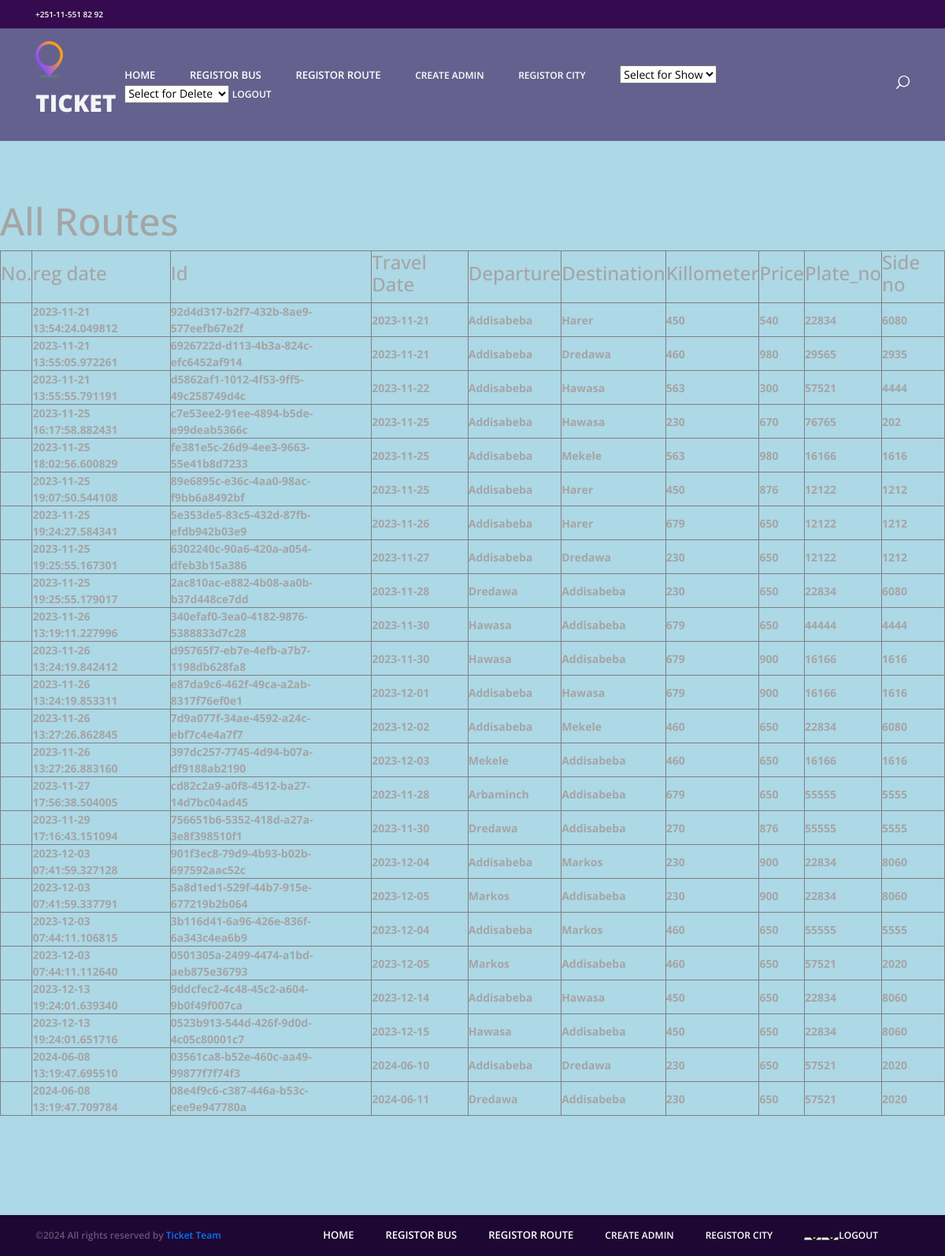
/routes, run on the app's committed database.
### models/route.py (models this page shows, shortened)
class Route(BaseModel, Base):
    __tablename__ = 'routes'
    date = Column(String(30), nullable = False)
    depcity = Column(String(20), nullable = False)
    descity = Column(String(20), nullable = False)
    kilometer = Column(String(10),nullable = False)
    price = Column(Integer, nullable = False)
    side_no = Column(Integer, nullable = False)
    plate_no = Column(Integer, nullable = False)
    """
    bus_id = Column(String(60), ForeignKey('buses.id'),nullable = False)
    """

### front_end/views.py (the view)
@views.route('/routes')
def routes():
    conn = sqlite3.connect('database.db')
    cursor = conn.cursor()
    cursor.execute('SELECT * FROM routes')
    routes  = cursor.fetchall()
    conn.close()
    if routes:
        return render_template('routes.html', routes=routes)
    else:
        return render_template('error.html', error="There is No routes")

### engine/db_storage.py (called while the page is built)
    def close(self):
        self.__session.close()

### front_end/templates/routes.html (shortened to what this page needs)
<!DOCTYPE html>
<html lang="en">
<head>
<link rel="stylesheet" type="text/css" href="../static/styles/bootstrap4/bootstrap.min.css">
<link href="../static/plugins/font-awesome-4.7.0/css/font-awesome.min.css" rel="stylesheet" type="text/css">
<link rel="stylesheet" type="text/css" href="../static/plugins/OwlCarousel2-2.2.1/owl.carousel.css">
<link rel="stylesheet" type="text/css" href="../static/plugins/OwlCarousel2-2.2.1/owl.theme.default.css">
<link rel="stylesheet" type="text/css" href="../static/plugins/OwlCarousel2-2.2.1/animate.css">
<link rel="stylesheet" type="text/css" href="../static/styles/main_styles.css">
<link rel="stylesheet" type="text/css" href="../static/styles/responsive.css">
</head>
<body style="background-color: lightblue;">
<div class="super_container">
<header class="header">
		<div class="top_bar">
			<div class="container">
				<div class="row">
					<div class="col d-flex flex-row">
						<div class="phone">+251-11-551 82 92</div>
						<div class="social">
							<ul class="social_list">
								<li class="social_list_item"><a href="#"><i class="fa fa-pinterest" aria-hidden="true"></i></a></li>
								<li class="social_list_item"><a href="#"><i class="fa fa-facebook" aria-hidden="true"></i></a></li>
								<li class="social_list_item"><a href="#"><i class="fa fa-twitter" aria-hidden="true"></i></a></li>
								<li class="social_list_item"><a href="#"><i class="fa fa-dribbble" aria-hidden="true"></i></a></li>
								<li class="social_list_item"><a href="#"><i class="fa fa-behance" aria-hidden="true"></i></a></li>
								<li class="social_list_item"><a href="#"><i class="fa fa-linkedin" aria-hidden="true"></i></a></li>
							</ul>
						</div>
					</div>
				</div>
			</div>
		</div>
		<nav class="main_nav">
		<div class="container">
		<div class="row">
		<div class="col main_nav_col d-flex flex-row align-items-center justify-content-start">
		<div class="logo_container">
		<div class="logo"><a href="#"><img src="../static/images/logo.png" alt="">ticket</a></div>
		</div>
			   <div class="main_nav_container ml-auto">
			   <ul class="main_nav_list">
			   <li class="main_nav_item"><a href="home">home</a></li>
                           <li class="main_nav_item"><a href="businsert">Registor Bus</a></li>
                           <li class="main_nav_item"><a href="route">Registor Route</a></li>
			   <li class="footer_nav_item"><a href="admin" style="color:white;">Create Admin</a></li>
			   <li class="footer_nav_item"><a href="city" style="color:white;">Registor City</a></li>
			   <select onchange="location.href = this.value;">
			   <option value="admindelete">Select for Show</option>
			   </select>
			   <select onchange="location.href = this.value;">
			   <option value="admindelete">Select for Delete</option>
			   </select>
                           <li class="footer_nav_item"><a href="logout" style="color:white;">Logout</a></li>
						</ul>
						</div>
						<div class="content_search ml-lg-0 ml-auto">
						</div>
					</div>
				</div>
			</div>
		</nav>
	</header>
<h1>All Routes</h1>
    <table border = "1">
    <thead>
  <tr>
    <th><b><h3>No.</h3></b></th>
    <th><b><h3>reg date</h3></b></th>
    <th><b><h3>Id</h3></b></th>
    <th><b><h3>Travel Date</h3></b></th>
    <th><b><h3>Departure</h3></b></th>
    <th><b><h3>Destination</h3></b></th>
    <th><b><h3>Killometer</h3></b></th>
    <th><b><h3>Price</h3></b></th>
    <th><b><h3>Plate_no</h3></b></th>
    <th><b><h3>Side no</h3></b></th>
	</tr>
    </thead>
    <tbody>
	{% for route in routes %}
      <tr>
      <td>
	<ol start = "1">
		<li><th> {{route[8]}}</th> <th>{{route[7]}}</th>  <th> {{route[0]}}</th> <th>{{route[1]}}</th> <th>{{route[2]}}</th> <th>{{route[3]}}</th> <th> {{route[4]}}</th> <th> {{route[6]}}</th> <th> {{route[5]}}</th></li></ol></td></tr>	 {% endfor %}    </tbody>
    </table>
  <div class="copyright">
		<div class="container">
			<div class="row">
				<div class="col-lg-3 order-lg-1 order-2  ">
					<div class="copyright_content d-flex flex-row align-items-center">
						<div>
&copy;<script>document.write(new Date().getFullYear());</script> All rights reserved by <a href="#">Ticket Team</a>
</div>
					</div>
				</div>
				<div class="col-lg-9 order-lg-2 order-1">
					<div class="footer_nav_container d-flex flex-row align-items-center justify-content-lg-end">
						<div class="footer_nav">
							<ul class="footer_nav_list">
							<li class="main_nav_item"><a href="home">home</a></li>
                           <li class="main_nav_item"><a href="businsert">Registor Bus</a></li>
                           <li class="main_nav_item"><a href="route">Registor Route</a></li>
                           <li class="footer_nav_item"><a href="admin" style="color:white;">Create Admin</a></li>
                           <li class="footer_nav_item"><a href="city" style="color:white;">Registor City</a></li>
                           <select onchange="location.href = this.value;">
                           <option value="admindelete">Select for Show</option>
                           </select>
                           <select onchange="location.href = this.value;">
                           <option value="admindelete">Select for Delete</option>
                           </select>
                           <li class="footer_nav_item"><a href="logout" style="color:white;">Logout</a></li>
							</ul>
						</div>
					</div>
				</div>
			</div>
		</div>
	</div>
</div>
</body>
</html>

### front_end/static/styles/main_styles.css (style rules this page uses)
* { margin: 0; padding: 0; -webkit-font-smoothing: antialiased; -webkit-text-shadow: rgba(0,0,0,.01) 0 0 1px; text-shadow: rgba(0,0,0,.01) 0 0 1px; }
body { font-family: 'Open Sans', sans-serif; font-size: 14px; font-weight: 400; background: #FFFFFF; color: #a5a5a5; }
div { display: block; position: relative; -webkit-box-sizing: border-box; -moz-box-sizing: border-box; box-sizing: border-box; }
ul { list-style: none; margin-bottom: 0px; }
a, a:hover, a:visited, a:active, a:link { text-decoration: none; -webkit-font-smoothing: antialiased; -webkit-text-shadow: rgba(0,0,0,.01) 0 0 1px; text-shadow: rgba(0,0,0,.01) 0 0 1px; }
h1 { font-size: 48px; }
h3 { font-size: 24px; }
h1, h2, h3, h4, h5, h6 { font-family: 'Open Sans', sans-serif; -webkit-font-smoothing: antialiased; -webkit-text-shadow: rgba(0,0,0,.01) 0 0 1px; text-shadow: rgba(0,0,0,.01) 0 0 1px; }
.super_container { width: 100%; overflow: hidden; }
.header { position: fixed; width: 100%; background: rgba(54, 19, 84, 0.6); z-index: 12; }
.top_bar { width: 100%; height: 36px; background: #350a4e; -webkit-transition: all 400ms ease; -moz-transition: all 400ms ease; -ms-transition: all 400ms ease; -o-transition: all 400ms ease; transition: all 400ms ease; }
.phone { display: inline-block; margin-right: 36px; line-height: 36px; font-size: 10px; font-weight: 600; color: #FFFFFF; }
.social_list_item { position: relative; display: inline-block; margin-right: 3px; }
.social_list_item:last-child { margin-right: 0px; }
.social_list_item a { display: block; width: 100%; padding-left: 10px; padding-right: 10px; line-height: 36px; }
.social_list_item a i { font-size: 12px; color: #FFFFFF; -webkit-transition: all 200ms ease; -moz-transition: all 200ms ease; -ms-transition: all 200ms ease; -o-transition: all 200ms ease; transition: all 200ms ease; }
.main_nav_col { height: 143px; -webkit-transition: all 400ms ease; -moz-transition: all 400ms ease; -ms-transition: all 400ms ease; -o-transition: all 400ms ease; transition: all 400ms ease; }
.logo_container { -webkit-transform: translateY(-6px); -moz-transform: translateY(-6px); -ms-transform: translateY(-6px); -o-transform: translateY(-6px); transform: translateY(-6px); }
.logo a { font-family: 'Open Sans', sans-serif; font-size: 30px; color: #f4f4f8; font-weight: 800; text-transform: uppercase; }
.logo a img { display: inline-block; vertical-align: baseline; margin-right: 9px; -webkit-transform: translateY(2px); -moz-transform: translateY(2px); -ms-transform: translateY(2px); -o-transform: translateY(2px); transform: translateY(2px); }
.main_nav_container { margin-right: 221px; }
.main_nav_item { position: relative; display: inline-block; margin-right: 40px; }
.main_nav_item a { font-family: 'Open Sans', sans-serif; font-size: 13px; font-weight: 600; color: #FFFFFF; text-transform: uppercase; padding-bottom: 10px; padding-top: 10px; }
.main_nav_item::after { display: block; position: absolute; left: -1px; bottom: -11px; width: calc(100% + 2px); height: 2px; background: linear-gradient(to right, #fa9e1b, #8d4fff); content: ''; opacity: 0; -webkit-transition: all 200ms ease; -moz-transition: all 200ms ease; -ms-transition: all 200ms ease; -o-transition: all 200ms ease; transition: all 200ms ease; }
.content_search { -webkit-transform: translateY(-1px); -moz-transform: translateY(-1px); -ms-transform: translateY(-1px); -o-transform: translateY(-1px); transform: translateY(-1px); cursor: pointer; }
.copyright { background: #1f0733; }
.copyright_content { height: 52px; }
.copyright_content div { font-size: 12px; font-weight: 600; color: #685677; }
.footer_nav_container { height: 52px; }
.footer_nav_list { font-size: 0px; }
.footer_nav_item { display: inline-block; margin-right: 40px; }
.footer_nav_item a { font-size: 12px; font-weight: 600; color: #685677; text-transform: uppercase; line-height: 2; -webkit-transition: all 200ms ease; -moz-transition: all 200ms ease; -ms-transition: all 200ms ease; -o-transition: all 200ms ease; transition: all 200ms ease; }

### data on the page
Route: created_at "2023-11-21 13:54:24.049812", id "92d4d317-b2f7-432b-8ae9-577eefb67e2f", date "2023-11-21", depcity "Addisabeba", descity "Harer", kilometer "450", price "540", plate_no "22834", side_no "6080"
Route: created_at "2023-11-21 13:55:05.972261", id "6926722d-d113-4b3a-824c-efc6452af914", date "2023-11-21", depcity "Addisabeba", descity "Dredawa", kilometer "460", price "980", plate_no "29565", side_no "2935"
Route: created_at "2023-11-21 13:55:55.791191", id "d5862af1-1012-4f53-9ff5-49c258749d4c", date "2023-11-22", depcity "Addisabeba", descity "Hawasa", kilometer "563", price "300", plate_no "57521", side_no "4444"
Route: created_at "2023-11-25 16:17:58.882431", id "c7e53ee2-91ee-4894-b5de-e99deab5366c", date "2023-11-25", depcity "Addisabeba", descity "Hawasa", kilometer "230", price "670", plate_no "76765", side_no "202"
Route: created_at "2023-11-25 18:02:56.600829", id "fe381e5c-26d9-4ee3-9663-55e41b8d7233", date "2023-11-25", depcity "Addisabeba", descity "Mekele", kilometer "563", price "980", plate_no "16166", side_no "1616"
Route: created_at "2023-11-25 19:07:50.544108", id "89e6895c-e36c-4aa0-98ac-f9bb6a8492bf", date "2023-11-25", depcity "Addisabeba", descity "Harer", kilometer "450", price "876", plate_no "12122", side_no "1212"
Route: created_at "2023-11-25 19:24:27.584341", id "5e353de5-83c5-432d-87fb-efdb942b03e9", date "2023-11-26", depcity "Addisabeba", descity "Harer", kilometer "679", price "650", plate_no "12122", side_no "1212"
Route: created_at "2023-11-25 19:25:55.167301", id "6302240c-90a6-420a-a054-dfeb3b15a386", date "2023-11-27", depcity "Addisabeba", descity "Dredawa", kilometer "230", price "650", plate_no "12122", side_no "1212"
Route: created_at "2023-11-25 19:25:55.179017", id "2ac810ac-e882-4b08-aa0b-b37d448ce7dd", date "2023-11-28", depcity "Dredawa", descity "Addisabeba", kilometer "230", price "650", plate_no "22834", side_no "6080"
Route: created_at "2023-11-26 13:19:11.227996", id "340efaf0-3ea0-4182-9876-5388833d7c28", date "2023-11-30", depcity "Hawasa", descity "Addisabeba", kilometer "679", price "650", plate_no "44444", side_no "4444"
Route: created_at "2023-11-26 13:24:19.842412", id "d95765f7-eb7e-4efb-a7b7-1198db628fa8", date "2023-11-30", depcity "Hawasa", descity "Addisabeba", kilometer "679", price "900", plate_no "16166", side_no "1616"
Route: created_at "2023-11-26 13:24:19.853311", id "e87da9c6-462f-49ca-a2ab-8317f76ef0e1", date "2023-12-01", depcity "Addisabeba", descity "Hawasa", kilometer "679", price "900", plate_no "16166", side_no "1616"
Route: created_at "2023-11-26 13:27:26.862845", id "7d9a077f-34ae-4592-a24c-ebf7c4e4a7f7", date "2023-12-02", depcity "Addisabeba", descity "Mekele", kilometer "460", price "650", plate_no "22834", side_no "6080"
Route: created_at "2023-11-26 13:27:26.883160", id "397dc257-7745-4d94-b07a-df9188ab2190", date "2023-12-03", depcity "Mekele", descity "Addisabeba", kilometer "460", price "650", plate_no "16166", side_no "1616"
Route: created_at "2023-11-27 17:56:38.504005", id "cd82c2a9-a0f8-4512-ba27-14d7bc04ad45", date "2023-11-28", depcity "Arbaminch", descity "Addisabeba", kilometer "679", price "650", plate_no "55555", side_no "5555"
Route: created_at "2023-11-29 17:16:43.151094", id "756651b6-5352-418d-a27a-3e8f398510f1", date "2023-11-30", depcity "Dredawa", descity "Addisabeba", kilometer "270", price "876", plate_no "55555", side_no "5555"
Route: created_at "2023-12-03 07:41:59.327128", id "901f3ec8-79d9-4b93-b02b-697592aac52c", date "2023-12-04", depcity "Addisabeba", descity "Markos", kilometer "230", price "900", plate_no "22834", side_no "8060"
Route: created_at "2023-12-03 07:41:59.337791", id "5a8d1ed1-529f-44b7-915e-677219b2b064", date "2023-12-05", depcity "Markos", descity "Addisabeba", kilometer "230", price "900", plate_no "22834", side_no "8060"
Route: created_at "2023-12-03 07:44:11.106815", id "3b116d41-6a96-426e-836f-6a343c4ea6b9", date "2023-12-04", depcity "Addisabeba", descity "Markos", kilometer "460", price "650", plate_no "55555", side_no "5555"
Route: created_at "2023-12-03 07:44:11.112640", id "0501305a-2499-4474-a1bd-aeb875e36793", date "2023-12-05", depcity "Markos", descity "Addisabeba", kilometer "460", price "650", plate_no "57521", side_no "2020"
Route: created_at "2023-12-13 19:24:01.639340", id "9ddcfec2-4c48-45c2-a604-9b0f49f007ca", date "2023-12-14", depcity "Addisabeba", descity "Hawasa", kilometer "450", price "650", plate_no "22834", side_no "8060"
Route: created_at "2023-12-13 19:24:01.651716", id "0523b913-544d-426f-9d0d-4c05c80001c7", date "2023-12-15", depcity "Hawasa", descity "Addisabeba", kilometer "450", price "650", plate_no "22834", side_no "8060"
Route: created_at "2024-06-08 13:19:47.695510", id "03561ca8-b52e-460c-aa49-99877f7f74f3", date "2024-06-10", depcity "Addisabeba", descity "Dredawa", kilometer "230", price "650", plate_no "57521", side_no "2020"
Route: created_at "2024-06-08 13:19:47.709784", id "08e4f9c6-c387-446a-b53c-cee9e947780a", date "2024-06-11", depcity "Dredawa", descity "Addisabeba", kilometer "230", price "650", plate_no "57521", side_no "2020"
